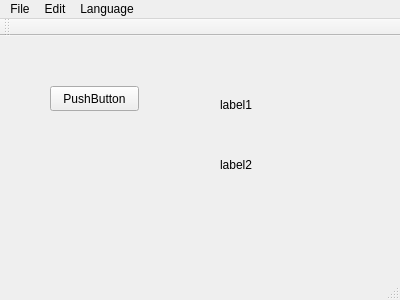
<?xml version="1.0" encoding="UTF-8"?>
<ui version="4.0">
 <class>MainWindow</class>
 <widget class="QMainWindow" name="MainWindow">
  <property name="geometry">
   <rect>
    <x>0</x>
    <y>0</y>
    <width>400</width>
    <height>300</height>
   </rect>
  </property>
  <property name="windowTitle">
   <string>MainWindow</string>
  </property>
  <widget class="QWidget" name="centralWidget">
   <widget class="QPushButton" name="pushButton">
    <property name="geometry">
     <rect>
      <x>50</x>
      <y>50</y>
      <width>89</width>
      <height>25</height>
     </rect>
    </property>
    <property name="text">
     <string>PushButton</string>
    </property>
   </widget>
   <widget class="QLabel" name="label">
    <property name="geometry">
     <rect>
      <x>220</x>
      <y>60</y>
      <width>67</width>
      <height>17</height>
     </rect>
    </property>
    <property name="text">
     <string>label1</string>
    </property>
   </widget>
   <widget class="QLabel" name="label_2">
    <property name="geometry">
     <rect>
      <x>220</x>
      <y>120</y>
      <width>67</width>
      <height>17</height>
     </rect>
    </property>
    <property name="text">
     <string>label2</string>
    </property>
   </widget>
  </widget>
  <widget class="QMenuBar" name="menuBar">
   <property name="geometry">
    <rect>
     <x>0</x>
     <y>0</y>
     <width>400</width>
     <height>28</height>
    </rect>
   </property>
   <widget class="QMenu" name="menuFile">
    <property name="title">
     <string>File</string>
    </property>
    <addaction name="actionOpen"/>
    <addaction name="actionClose"/>
   </widget>
   <widget class="QMenu" name="menuEdit">
    <property name="title">
     <string>Edit</string>
    </property>
    <addaction name="actionUndo"/>
    <addaction name="actionRedo"/>
   </widget>
   <widget class="QMenu" name="menuLanguage">
    <property name="title">
     <string>Language</string>
    </property>
    <addaction name="action"/>
    <addaction name="actionEnglish"/>
   </widget>
   <addaction name="menuFile"/>
   <addaction name="menuEdit"/>
   <addaction name="menuLanguage"/>
  </widget>
  <widget class="QToolBar" name="mainToolBar">
   <attribute name="toolBarArea">
    <enum>TopToolBarArea</enum>
   </attribute>
   <attribute name="toolBarBreak">
    <bool>false</bool>
   </attribute>
  </widget>
  <widget class="QStatusBar" name="statusBar"/>
  <action name="actionOpen">
   <property name="text">
    <string>Open</string>
   </property>
  </action>
  <action name="actionClose">
   <property name="text">
    <string>Close</string>
   </property>
  </action>
  <action name="actionUndo">
   <property name="text">
    <string>Undo</string>
   </property>
  </action>
  <action name="actionRedo">
   <property name="text">
    <string>Redo</string>
   </property>
  </action>
  <action name="action">
   <property name="text">
    <string>中文</string>
   </property>
  </action>
  <action name="actionEnglish">
   <property name="text">
    <string>English</string>
   </property>
  </action>
 </widget>
 <layoutdefault spacing="6" margin="11"/>
 <resources/>
 <connections/>
</ui>
